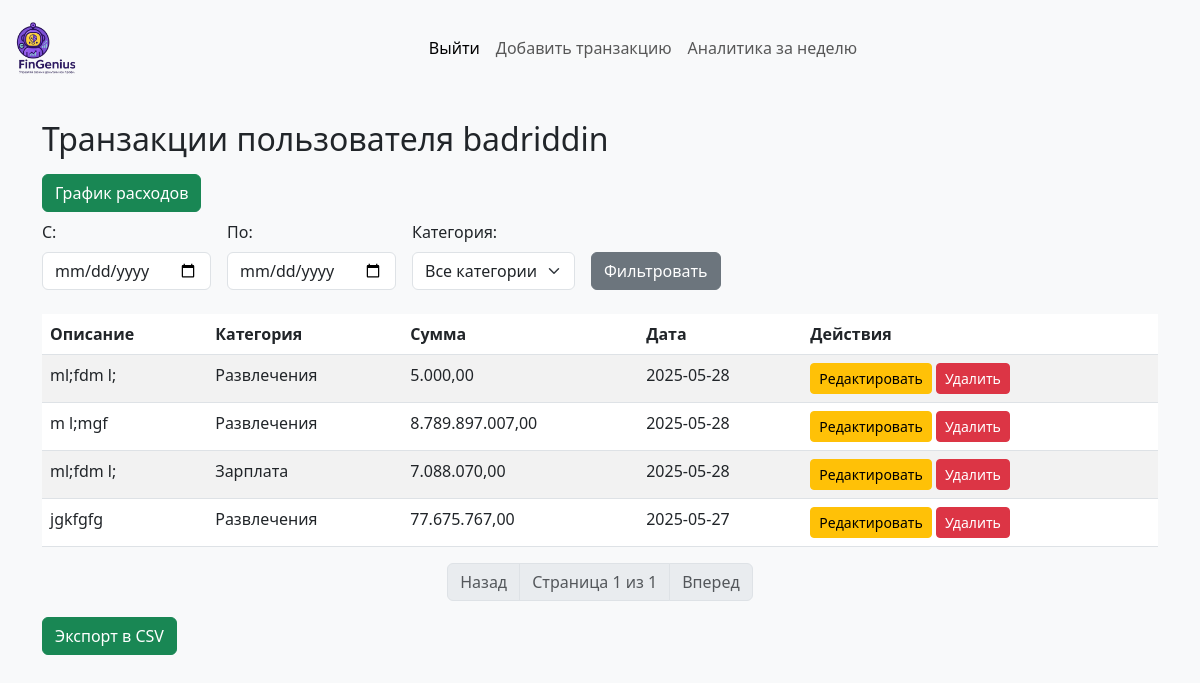
Screenshot of / (signed in) with the database file from the repository.
### app.py (models this page shows, shortened)
class User(UserMixin, db.Model):
    id = db.Column(db.Integer, primary_key=True)
    username = db.Column(db.String(80), unique=True, nullable=False)
    password_hash = db.Column(db.String(128), nullable=False)
    transactions = db.relationship('Transaction', backref='user', lazy=True)

class Transaction(db.Model):
    __tablename__ = 'transaction'
    id = db.Column(db.Integer, primary_key=True)
    description = db.Column(db.String(255))
    category = db.Column(db.String(100))
    amount = db.Column(db.Float)
    currency = db.Column(db.String(10), nullable=False, default='RUB')  # Новое поле
    date = db.Column(db.Date)
    user_id = db.Column(db.Integer, db.ForeignKey('user.id'))

### app.py (the view)
@app.route('/')
@login_required
def index():
    page = request.args.get('page', 1, type=int)
    categories = ['Продукты', 'Транспорт', 'Развлечения', 'Зарплата', 'Другое']
    per_page = 5
    start_date = request.args.get('start_date')
    end_date = request.args.get('end_date')
    selected_category = request.args.get('category', '')
    query = Transaction.query.filter_by(user_id=current_user.id)
    if start_date:
        start = datetime.strptime(start_date, '%Y-%m-%d')
        query = query.filter(Transaction.date >= start)
    if end_date:
        end = datetime.strptime(end_date, '%Y-%m-%d')
        query = query.filter(Transaction.date <= end)
    if selected_category:
        query = query.filter(Transaction.category == selected_category)
    pagination = query.order_by(Transaction.date.desc()).paginate(page=page, per_page=per_page)
    transactions = pagination.items
    return render_template('index.html',
                           transactions=transactions,
                           pagination=pagination,
                           start_date=start_date,
                           end_date=end_date,
                           categories=categories,
                           selected_category=selected_category)

### app.py (called while the page is built)
@login_manager.user_loader
def load_user(user_id):
    return User.query.get(int(user_id))

### templates/index.html (shortened to what this page needs)
<!DOCTYPE html>
<html lang="ru">
<head>
    <link href="https://cdn.jsdelivr.net/npm/bootstrap@5.3.0/dist/css/bootstrap.min.css" rel="stylesheet">
</head>
<body class="bg-light">
<nav class="navbar navbar-expand-lg navbar-light bg-light">
  <div class="container-fluid">
    <a class="navbar-brand" href="/">
        <img src="/static/brand.png" alt="" width="70" height="70">
    </a>
    <div class="collapse navbar-collapse " id="navbarNavAltMarkup">
      <div class="navbar-nav m-auto">
        <a class="nav-link active btn" aria-current="page" href="{{ url_for('logout') }}">Выйти</a>
        <a class="nav-link btn" href="{{ url_for('add_transaction') }}">Добавить транзакцию</a>
        <a class="nav-link btn" href="{{ url_for('weekly_summary') }}">Аналитика за неделю</a>
      </div>
    </div>
  </div>
</nav>
<div class="container mt-4">
    <h2>Транзакции пользователя {{ current_user.username }}</h2>
    <a href="{{ url_for('interactive_charts') }}" class="btn btn-success my-2">График расходов</a>
    <form method="get" class="row g-3 align-items-end mb-4">
        <div class="col-auto">
            <label for="start_date" class="form-label">С:</label>
            <input type="date" id="start_date" name="start_date" class="form-control" value="{{ start_date or '' }}">
        </div>
        <div class="col-auto">
            <label for="end_date" class="form-label">По:</label>
            <input type="date" id="end_date" name="end_date" class="form-control" value="{{ end_date or '' }}">
        </div>
        <div class="col-auto">
            <label for="category" class="form-label">Категория:</label>
            <select id="category" name="category" class="form-select">
                <option value="">Все категории</option>
            </select>
        </div>
        <div class="col-auto">
            <button type="submit" class="btn btn-secondary">Фильтровать</button>
        </div>
    </form>
    {% if transactions %}
        <table class="table table-striped table-responsive">
            <thead>
                <tr>
                    <th>Описание</th>
                    <th>Категория</th>
                    <th>Сумма</th>
                    <th>Дата</th>
                    <th>Действия</th>
                </tr>
            </thead>
            <tbody>
            {% for t in transactions %}
                <tr>
                    <td>{{ t.description }}</td>
                    <td>{{ t.category }}</td>
                    <td>
                        {{ "{:,.2f}"
                        .format(t.amount)
                        .replace(",", "X")
                        .replace(".", ",")
                        .replace("X", ".") }}
                    </td>
                    <td>{{ t.date.strftime('%Y-%m-%d') }}</td>
                    <td>
                        <a href="{{ url_for('edit_transaction', id=t.id) }}" class="btn btn-sm btn-warning">Редактировать</a>
                        <form action="{{ url_for('delete_transaction', id=t.id) }}" method="post" style="display:inline-block;">
                            <button type="submit" class="btn btn-sm btn-danger" onclick="return confirm('Удалить транзакцию?')">Удалить</button>
                        </form>
                    </td>
                </tr>
            {% endfor %}
            </tbody>
        </table>
    <nav aria-label="Pagination">
  <ul class="pagination justify-content-center">
    {% if pagination.has_prev %}
      <li class="page-item">
        <a class="page-link" href="{{ url_for('index', page=pagination.prev_num, start_date=start_date, end_date=end_date, category=selected_category) }}">Назад</a>
      </li>
    {% else %}
      <li class="page-item disabled"><span class="page-link">Назад</span></li>
    {% endif %}
    <li class="page-item disabled">
      <span class="page-link">Страница {{ pagination.page }} из {{ pagination.pages }}</span>
    </li>
    {% if pagination.has_next %}
      <li class="page-item">
        <a class="page-link" href="{{ url_for('index', page=pagination.next_num, start_date=start_date, end_date=end_date, category=selected_category) }}">Вперед</a>
      </li>
    {% else %}
      <li class="page-item disabled"><span class="page-link">Вперед</span></li>
    {% endif %}
  </ul>
</nav>
    <a class="btn btn-success" href="{{ url_for('export_excel', start_date=start_date, end_date=end_date, category=selected_category) }}">
    Экспорт в CSV
</a>
    {% else %}
        <p class="text-muted">Транзакций нет.</p>
    {% endif %}
</div>
</body>
</html>

### rows the page displays
User: username "badriddin"
Transaction: description "ml;fdm l;", category "Развлечения", amount "5.000,00", date "2025-05-28"
Transaction: description "m l;mgf", category "Развлечения", amount "8.789.897.007,00", date "2025-05-28"
Transaction: description "ml;fdm l;", category "Зарплата", amount "7.088.070,00", date "2025-05-28"
Transaction: description "jgkfgfg", category "Развлечения", amount "77.675.767,00", date "2025-05-27"

### other values shown
{{ pagination.page }} "1"
{{ pagination.pages }} "1"
